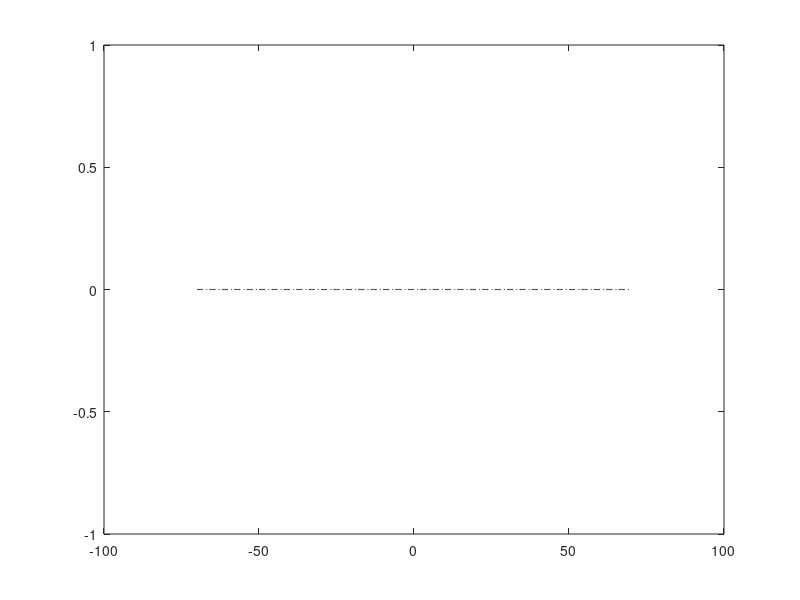

Source code (MATLAB): (Note: this script raises an error after producing the figure.)

% close all previous figures
close all hidden

figsize_pre = [10, 10, 450, 160];

width_thick = 1.5;
width_thin = 0.2;

widths = [  width_thin, ...    % d_omega
            width_thin, ...     % d_omega_QG
            0.8, ...    % d_sigma
            width_thick, ...     % d_J
            width_thin, ...     % d_k2_l2
            width_thin, ...     % d_m2
            width_thin, ...     % d_Adv
            width_thick, ...     % d_dtheta_dp_ma_omega
            width_thin];     % d_rec
			


%%%%%%%%%%%%%% dry decomposition %%%%%%%%%%%%%%%%%%

fig = figure('pos', figsize_pre);

ax1 = subplot(1, 1, 1);
plot(ax1, -70:70, zeros(size(-70:70)), 'LineWidth', 0.8, 'Color', [0.3, 0.3, 0.3], 'Linestyle', '-.')
hold on;

p0_d_S = plot(ax1, plot_x_S + bias, f(nanmean(d_omega             (indS, :, plot_ind) .* NaN_matrix_d(indS, :), 2)) ./ omega_h_mean_d(indS));
p0_d_N = plot(ax1, plot_x_N - bias, f(nanmean(d_omega             (indN, :, plot_ind) .* NaN_matrix_d(indN, :), 2)) ./ omega_h_mean_d(indN));

p1_d_S = plot(ax1, plot_x_S + bias, f(nanmean(d_omega_QG          (indS, :, plot_ind) .* NaN_matrix_d(indS, :), 2)) ./ omega_QG_h_mean_d(indS));
p1_d_N = plot(ax1, plot_x_N - bias, f(nanmean(d_omega_QG          (indN, :, plot_ind) .* NaN_matrix_d(indN, :), 2)) ./ omega_QG_h_mean_d(indN));

p2_d_S = plot(ax1, plot_x_S + bias, f(nanmean(d_sigma             (indS, :, plot_ind) .* NaN_matrix_d(indS, :), 2)) ./ omega_QG_h_mean_d(indS));
p2_d_N = plot(ax1, plot_x_N - bias, f(nanmean(d_sigma             (indN, :, plot_ind) .* NaN_matrix_d(indN, :), 2)) ./ omega_QG_h_mean_d(indN));

p3_d_S = plot(ax1, plot_x_S + bias, f(nanmean(d_J                 (indS, :, plot_ind) .* NaN_matrix_d(indS, :), 2)) ./ omega_QG_h_mean_d(indS));
p3_d_N = plot(ax1, plot_x_N - bias, f(nanmean(d_J                 (indN, :, plot_ind) .* NaN_matrix_d(indN, :), 2)) ./ omega_QG_h_mean_d(indN));

p4_d_S = plot(ax1, plot_x_S + bias, f(nanmean(d_k2_l2             (indS, :, plot_ind) .* NaN_matrix_d(indS, :), 2)) ./ omega_QG_h_mean_d(indS));
p4_d_N = plot(ax1, plot_x_N - bias, f(nanmean(d_k2_l2             (indN, :, plot_ind) .* NaN_matrix_d(indN, :), 2)) ./ omega_QG_h_mean_d(indN));

p5_d_S = plot(ax1, plot_x_S + bias, f(nanmean(d_m2                (indS, :, plot_ind) .* NaN_matrix_d(indS, :), 2)) ./ omega_QG_h_mean_d(indS));
p5_d_N = plot(ax1, plot_x_N - bias, f(nanmean(d_m2                (indN, :, plot_ind) .* NaN_matrix_d(indN, :), 2)) ./ omega_QG_h_mean_d(indN));

p6_d_S = plot(ax1, plot_x_S + bias, f(nanmean(d_Adv               (indS, :, plot_ind) .* NaN_matrix_d(indS, :), 2)) ./ omega_QG_h_mean_d(indS));
p6_d_N = plot(ax1, plot_x_N - bias, f(nanmean(d_Adv               (indN, :, plot_ind) .* NaN_matrix_d(indN, :), 2)) ./ omega_QG_h_mean_d(indN));

p7_d_S = plot(ax1, plot_x_S + bias, f(nanmean(d_dtheta_dp_ma_omega(indS, :, plot_ind) .* NaN_matrix_d(indS, :), 2)) ./ omega_QG_h_mean_d(indS));
p7_d_N = plot(ax1, plot_x_N - bias, f(nanmean(d_dtheta_dp_ma_omega(indN, :, plot_ind) .* NaN_matrix_d(indN, :), 2)) ./ omega_QG_h_mean_d(indN));

p8_d_S = plot(ax1, plot_x_S + bias, f(nanmean(d_rec               (indS, :, plot_ind) .* NaN_matrix_d(indS, :), 2)) ./ omega_QG_h_mean_d(indS));
p8_d_N = plot(ax1, plot_x_N - bias, f(nanmean(d_rec               (indN, :, plot_ind) .* NaN_matrix_d(indN, :), 2)) ./ omega_QG_h_mean_d(indN));

set([p0_d_S, p0_d_N], 'LineWidth', widths(1), 'Color', 'black', 'Linestyle', '--');
set([p1_d_S, p1_d_N], 'LineWidth', widths(2), 'Color', 'black');
set([p2_d_S, p2_d_N], 'LineWidth', widths(3), 'Color', colors(1, :), 'Marker', 's', 'MarkerSize', 2);
set([p3_d_S, p3_d_N], 'LineWidth', widths(4), 'Color', colors(7, :));
set([p4_d_S, p4_d_N], 'LineWidth', widths(5), 'Color', colors(3, :));
set([p5_d_S, p5_d_N], 'LineWidth', widths(6), 'Color', colors(5, :));
set([p6_d_S, p6_d_N], 'LineWidth', widths(7), 'Color', colors(6, :));
set([p7_d_S, p7_d_N], 'LineWidth', widths(8), 'Color', colors(7, :), 'Linestyle', '--');
set([p8_d_S, p8_d_N], 'LineWidth', widths(9), 'Color', 'black', 'Linestyle', ':');

lgd = legend( ...
[p7_d_S, p3_d_S, p0_d_S, p1_d_S, p8_d_S, p5_d_S, p6_d_S, p4_d_S, p2_d_S], ...
{'$\frac{p}{\kappa}\sigma^*$', ...
 '${J}$'...
 '${\omega}$' , ...
 '${\omega}_{QG}$' , ...
 '${\omega_{QG-rec}}$', ...
 '$m$', ...
 '${Adv}$' , ...
 '$k,k_J$', ...
 '${\sigma}$'}, ...
 'location', 'best', ...
 'interpreter', 'latex');
lgd.Position = [0.845, -0.05, 0.08, 1.03];
set(lgd,'Box','off')

axis([-73 + bias 73 - bias -0.20 0.30]);
yticks([-0.06:0.03:0.06]*delta_T);
yticklabels({'-6', '-3', '0', '3', '6'})
xticks([-70.0 + bias, -50 + bias, lat_1 + bias, ...
        lat_2 - bias, 50 - bias, 70.0 - bias]);
xticklabels({'70S', '50S', [num2str(-lat_1), 'S'], [num2str(lat_2), 'N'], '50N', '70N'})
ylabel('(\%/K)', 'Interpreter', 'latex');
ylab = get(ax1,'ylabel');
set(ylab,'Units','normalized');
ylab.Position(1) = ylab.Position(1) + 0.1;
ylab.Position(2) = ylab.Position(2) - 1.5;

set(gca, 'Position', [0.08, 0.12, 0.72, 0.76]);
set(gca, 'TickLabelInterpreter', 'latex')
break_axis('handle', gca, 'position', 0.0, 'axis', 'x', 'length', 0.20)
hold off;
box off;

figname = [plot_path_ensemble, 'omega_decomposition_dry_pre_12122018_', plot_level_name, '_6'];
print(fig, figname, '-depsc', '-r0', '-painters')

%saveas(gca, [plot_path_ensemble, 'omega_decomposition_moist_pre_12122018_', plot_level_name], format_str);
clf;


if strfind(pwd_str, 'GFDL')
    f = @(x) x;
else
    f = @one_two_one; % define the smoothing function
end

%%%%%%%%%%%%%% moist decomposition %%%%%%%%%%%%%%%%%%
%%%%%%%%%%%%%% 1st plot %%%%%%%%%%%%%%%%%%

widths = [  width_thick, ...    % d_sigma_m
            width_thick, ...     % d_k2_l2_m
            width_thick, ...    % d_m2_m
            width_thick, ...     % d_Adv_m
            width_thick, ...     % d_rec_m_full
            width_thick, ...     % d_omega_QG
            width_thick];        % d_J_res
        

fig = figure('pos', figsize_pre);
plot(-70:70, zeros(size(-70:70)), 'LineWidth', 0.8, 'Color', [0.3, 0.3, 0.3], 'Linestyle', '-.')
hold on;
p3_1_m_S = plot(plot_x_S + bias, f(nanmean(d_sigma_m    (indS, :, plot_ind) .* NaN_matrix_m(indS, :), 2)) ./ omega_QG_h_mean(indS));
p3_1_m_N = plot(plot_x_N - bias, f(nanmean(d_sigma_m    (indN, :, plot_ind) .* NaN_matrix_m(indN, :), 2)) ./ omega_QG_h_mean(indN));
set([p3_1_m_S, p3_1_m_N], 'LineWidth', widths(1), 'Color', colors(1, :));

axis([-73 + bias 73 - bias -0.08 0.15]);
yticks([-0.06:0.015:0.06]*delta_T);
yticklabels({'-6', '-4.5', '-3', '-1.5', '0', '1.5', '3', '4.5', '6'})
xticks([-70.0 + bias, -50 + bias, lat_1 + bias, ...
        lat_2 - bias, 50 - bias, 70.0 - bias]);
xticklabels({'70S', '50S', [num2str(-lat_1), 'S'], [num2str(lat_2), 'N'], '50N', '70N'})
ylabel('(\%/K)', 'Interpreter', 'latex');
ax = gca;
ylab = get(ax,'ylabel');
set(ylab,'Units','normalized');
ylab.Position(1) = ylab.Position(1) + 0.1;
ylab.Position(2) = ylab.Position(2) - 1.5;

set(gca, 'Position', [0.08, 0.12, 0.72, 0.76]);
set(gca, 'TickLabelInterpreter', 'latex')
break_axis('handle', gca, 'position', 0.0, 'axis', 'x', 'length', 0.20)
hold off;
box off;

%saveas(gca, [plot_path_ensemble, 'omega_decomposition_moist_pre_12122018_', plot_level_name, '_1'], format_str);



%%%%%%%%%%%%%% 2nd plot %%%%%%%%%%%%%%%%%%
hold on;
p3_2_m_S = plot(plot_x_S + bias, f(nanmean(d_k2_l2_m    (indS, :, plot_ind) .* NaN_matrix_m(indS, :), 2)) ./ omega_QG_h_mean(indS));
p3_2_m_N = plot(plot_x_N - bias, f(nanmean(d_k2_l2_m    (indN, :, plot_ind) .* NaN_matrix_m(indN, :), 2)) ./ omega_QG_h_mean(indN));
set([p3_2_m_S, p3_2_m_N], 'LineWidth', widths(2), 'Color', colors(3, :));

%saveas(gca, [plot_path_ensemble, 'omega_decomposition_moist_pre_12122018_', plot_level_name, '_2'], format_str);

%%%%%%%%%%%%%% 3rd plot %%%%%%%%%%%%%%%%%%
hold on;
p3_3_m_S = plot(plot_x_S + bias, f(nanmean(d_m2_m       (indS, :, plot_ind) .* NaN_matrix_m(indS, :), 2)) ./ omega_QG_h_mean(indS));
p3_3_m_N = plot(plot_x_N - bias, f(nanmean(d_m2_m       (indN, :, plot_ind) .* NaN_matrix_m(indN, :), 2)) ./ omega_QG_h_mean(indN));
set([p3_3_m_S, p3_3_m_N], 'LineWidth', widths(3), 'Color', colors(5, :));

%saveas(gca, [plot_path_ensemble, 'omega_decomposition_moist_pre_12122018_', plot_level_name, '_3'], format_str);

%%%%%%%%%%%%%% 4th plot %%%%%%%%%%%%%%%%%%
hold on;
p2_m_S   = plot(plot_x_S + bias, f(nanmean(d_Adv_m      (indS, :, plot_ind) .* NaN_matrix_m(indS, :), 2)) ./ omega_QG_h_mean(indS));
p2_m_N   = plot(plot_x_N - bias, f(nanmean(d_Adv_m      (indN, :, plot_ind) .* NaN_matrix_m(indN, :), 2)) ./ omega_QG_h_mean(indN));
set([p2_m_S, p2_m_N], 'LineWidth', widths(4), 'Color', colors(6, :));

%saveas(gca, [plot_path_ensemble, 'omega_decomposition_moist_pre_12122018_', plot_level_name, '_4'], format_str);

%%%%%%%%%%%%%% 5th plot %%%%%%%%%%%%%%%%%%
hold on;
p6_m_S   = plot(plot_x_S + bias, f(nanmean(d_rec_m_full(indS, :, plot_ind).* NaN_matrix_m(indS, :), 2)) ./ omega_QG_h_mean(indS));
p6_m_N   = plot(plot_x_N - bias, f(nanmean(d_rec_m_full(indN, :, plot_ind).* NaN_matrix_m(indN, :), 2)) ./ omega_QG_h_mean(indN));
set([p6_m_S, p6_m_N], 'LineWidth', widths(5), 'Color', 'black', 'Linestyle', ':');

%saveas(gca, [plot_path_ensemble, 'omega_decomposition_moist_pre_12122018_', plot_level_name, '_5'], format_str);

%%%%%%%%%%%%%% 6th plot %%%%%%%%%%%%%%%%%%
hold on;
p1_m_S   = plot(plot_x_S + bias, f(nanmean(d_omega_QG   (indS, :, plot_ind) .* NaN_matrix_m(indS, :), 2)) ./ omega_QG_h_mean(indS));
p1_m_N   = plot(plot_x_N - bias, f(nanmean(d_omega_QG   (indN, :, plot_ind) .* NaN_matrix_m(indN, :), 2)) ./ omega_QG_h_mean(indN));
set([p1_m_S, p1_m_N], 'LineWidth', widths(6), 'Color', 'black');

%%%%%%%%%%%%%% 7th plot %%%%%%%%%%%%%%%%%%
hold on;
%p7_m_S  = plot(plot_x_S + bias, nanmean((d_excessive_1(indS, :, plot_ind) + ...
%                                         d_excessive_2(indS, :, plot_ind) + ...
%                                         d_epsilon    (indS, :, plot_ind)).* NaN_matrix_m(indS, :), 2) ./ omega_QG_h_mean(indS));
%p7_m_N  = plot(plot_x_N - bias, nanmean((d_excessive_1(indN, :, plot_ind) + ...
%                                         d_excessive_2(indN, :, plot_ind) + ...
%                                         d_epsilon    (indN, :, plot_ind)).* NaN_matrix_m(indN, :), 2) ./ omega_QG_h_mean(indN));
p7_m_S  = plot(plot_x_S + bias, f(nanmean((d_J_res    (indS, :, plot_ind)).* NaN_matrix_m(indS, :), 2)) ./ omega_QG_h_mean(indS));
p7_m_N  = plot(plot_x_N - bias, f(nanmean((d_J_res    (indN, :, plot_ind)).* NaN_matrix_m(indN, :), 2)) ./ omega_QG_h_mean(indN));
set([p7_m_S, p7_m_N], 'LineWidth', widths(7), 'Color', colors(4, :));


lgd = legend( ...
[p1_m_N, p6_m_N, p3_1_m_N, p3_3_m_N, p2_m_N, p3_2_m_N, p7_m_N], ...
{...%'$\omega$' , ...
'$\omega_{QG}$' , ...
'$\omega_{QG-rec}$', ...
'$\sigma_m$', ...
'$m$', ...
'$Adv$', ...
'${k, k_J}$', ...
'$J_{res}$'}, ...
'interpreter', 'latex');
lgd.Position = [0.845, 0.08, 0.08, 0.80];
set(lgd,'Box','off')

%saveas(gca, [plot_path_ensemble, 'omega_decomposition_moist_pre_12122018_', plot_level_name, '_6'], format_str);
figname = [plot_path_ensemble, 'omega_decomposition_moist_pre_12122018_', plot_level_name, '_6'];
print(fig, figname, '-depsc', '-r0', '-painters')


